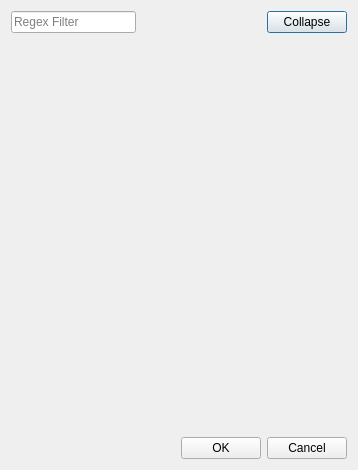
<?xml version="1.0" encoding="UTF-8"?>
<ui version="4.0">
 <class>DbObjectSelectDialog</class>
 <widget class="QDialog" name="DbObjectSelectDialog">
  <property name="geometry">
   <rect>
    <x>0</x>
    <y>0</y>
    <width>358</width>
    <height>470</height>
   </rect>
  </property>
  <property name="windowTitle">
   <string>Dialog</string>
  </property>
  <layout class="QVBoxLayout" name="verticalLayout">
   <item>
    <layout class="QHBoxLayout" name="horizontalLayout_2">
     <item>
      <widget class="QLineEdit" name="le_filter">
       <property name="placeholderText">
        <string>Regex Filter</string>
       </property>
       <property name="clearButtonEnabled">
        <bool>true</bool>
       </property>
      </widget>
     </item>
     <item>
      <spacer name="horizontalSpacer_2">
       <property name="orientation">
        <enum>Qt::Horizontal</enum>
       </property>
       <property name="sizeHint" stdset="0">
        <size>
         <width>40</width>
         <height>20</height>
        </size>
       </property>
      </spacer>
     </item>
     <item>
      <widget class="QPushButton" name="btn_collapse">
       <property name="text">
        <string>Collapse</string>
       </property>
      </widget>
     </item>
    </layout>
   </item>
   <item>
    <widget class="MyTreeWidget" name="tree_myTree" native="true">
     <property name="sizePolicy">
      <sizepolicy hsizetype="Preferred" vsizetype="Expanding">
       <horstretch>0</horstretch>
       <verstretch>0</verstretch>
      </sizepolicy>
     </property>
    </widget>
   </item>
   <item>
    <layout class="QHBoxLayout" name="horizontalLayout">
     <item>
      <spacer name="horizontalSpacer">
       <property name="orientation">
        <enum>Qt::Horizontal</enum>
       </property>
       <property name="sizeHint" stdset="0">
        <size>
         <width>40</width>
         <height>20</height>
        </size>
       </property>
      </spacer>
     </item>
     <item>
      <widget class="QPushButton" name="btn_ok">
       <property name="text">
        <string>OK</string>
       </property>
      </widget>
     </item>
     <item>
      <widget class="QPushButton" name="btn_cancel">
       <property name="text">
        <string>Cancel</string>
       </property>
      </widget>
     </item>
    </layout>
   </item>
  </layout>
 </widget>
 <customwidgets>
  <customwidget>
   <class>MyTreeWidget</class>
   <extends>QWidget</extends>
   <header>mytreewidget.h</header>
  </customwidget>
 </customwidgets>
 <resources/>
 <connections/>
</ui>
